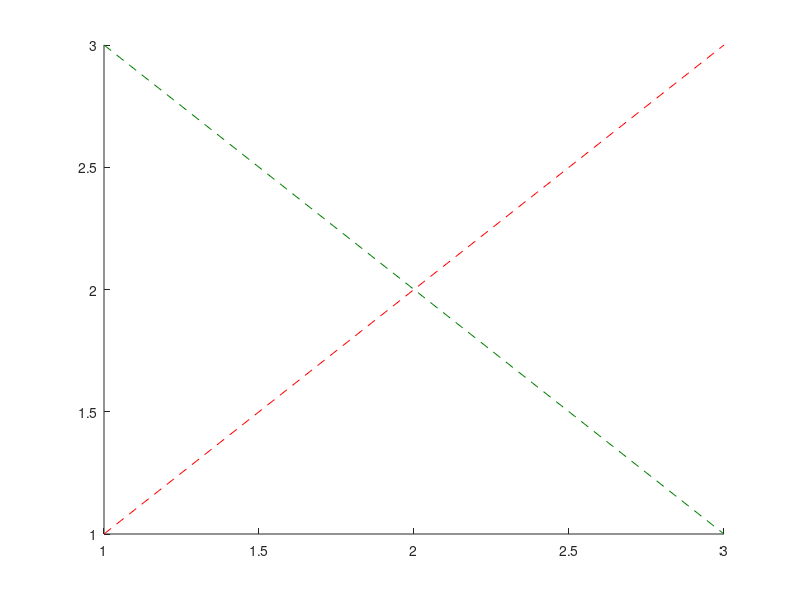

MATLAB code to generate this figure:
figure_handle = figure();
axes_handle = gca();
hold(axes_handle, 'on');
set(axes_handle, 'ColorOrder', [1, 0, 0; 0, 0.5, 0]);
set(axes_handle, 'LineStyleOrder', {'--'});

initial_color_index = get(axes_handle, 'ColorOrderIndex');
first_line = plot(axes_handle, 1:3, [1, 2, 3]);
after_first_color_index = get(axes_handle, 'ColorOrderIndex');
second_line = plot(axes_handle, 1:3, [3, 2, 1]);
after_second_color_index = get(axes_handle, 'ColorOrderIndex');

openmat_result = { ...
    [initial_color_index, after_first_color_index, after_second_color_index], ...
    get(first_line, 'Color'), ...
    get(second_line, 'Color'), ...
    get(first_line, 'LineStyle'), ...
    get(second_line, 'LineStyle') ...
};
close(figure_handle);
